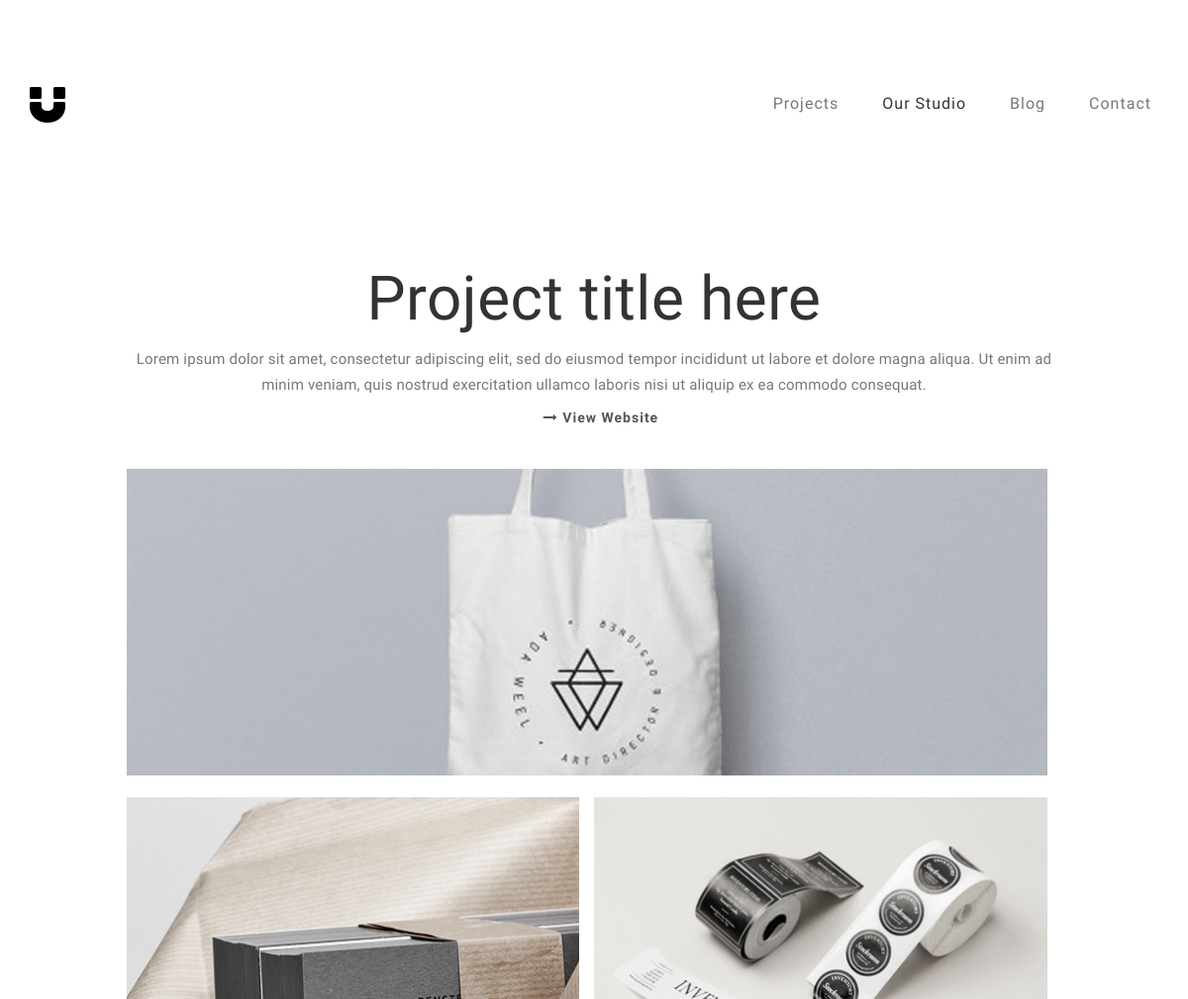
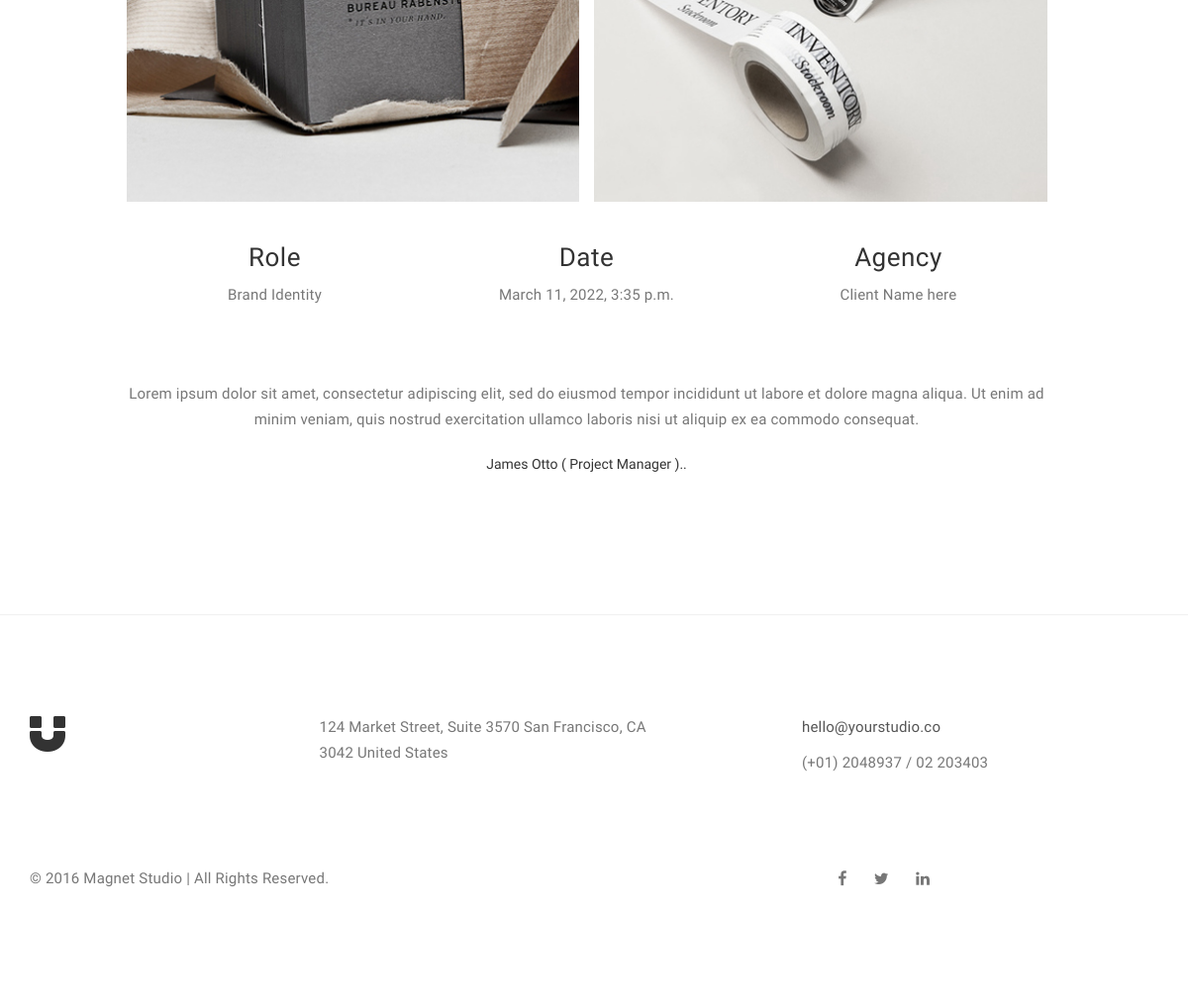
Page /index/1 on the committed database (2 pictures, top to bottom).
### index/models.py (models this page shows, shortened)
class index_Post(models.Model):
    image = models.ImageField(upload_to = 'index_Post/')
    image1 = models.ImageField(upload_to = 'index_Post_detail/', default = '')
    image2 = models.ImageField(upload_to = 'index_Post_detail/', default = '')
    image3 = models.ImageField(upload_to = 'index_Post_detail/', default = '')
    post_name = models.CharField(max_length=20, blank = False, null = False, default='Project Name')
    post_type = models.CharField(max_length=20, blank = False, null = False, default='Null')
    post_title = models.CharField(max_length=127, blank = False, null = False, default='Null')
    post_date = models.DateTimeField(auto_now=True)
    post_client = models.CharField(max_length=20, default='Admin')
    post_text = models.TextField(max_length=300, blank = False, null = False, default='Null')
    post_manager = models.CharField(max_length=50, blank = False, null = False, default='Admin')
    class Meta:
        verbose_name = 'index_Post'
        verbose_name_plural = 'index_Posts'

### index/views.py (the view)
def index_detail(request,pk):
    new_index = index_Post.objects.get(pk=pk)
    return render (request, 'single-project.html', {'index': new_index})

### index/templates/single-project.html (shortened to what this page needs)
{% extends 'base.html' %}
{% load static %}
{% block content %}
<section id="single-project">
     <div class="container">
          <div class="row">
               <div class="col-md-offset-1 col-md-10 col-sm-12">
                    <h1>{{index.post_title}}</h1>
                    <p>{{index.post_text}}</p>
                    <a href="#"><i class="fa fa-long-arrow-right"></i> View Website</a>
                    <div class="col-md-12 col-sm-12">
                         <img src="{{index.image1.url}}" class="img-responsive" alt="Portfolio">
                    </div>
                    <div class="col-md-6 col-sm-6">
                         <img src="{{index.image2.url}}" class="img-responsive" alt="Portfolio">
                    </div>
                    <div class="col-md-6 col-sm-6">
                         <img src="{{index.image3.url}}" class="img-responsive" alt="Portfolio">
                    </div>
                    <div class="col-md-4 col-sm-4">
                         <h3>Role</h3>
                         <p>{{index.post_type}}</p>
                    </div>
                    <div class="col-md-4 col-sm-4">
                         <h3>Date</h3>
                         <p>{{index.post_date}}</p>
                    </div>
                    <div class="col-md-4 col-sm-4">
                         <h3>Agency</h3>
                         <p>{{index.post_client}}</p>
                    </div>
                    <div class="col-md-12 col-sm-12 text-center">
                         <p>{{index.post_text}}</p>
                         <strong>{{index.post_manager}}</strong>
                    </div>
               </div>
          </div>
     </div>
</section>
{% endblock %}

### static/css/style.css (style rules this page uses)
body { background: #ffffff; font-family: 'Work Sans', sans-serif; font-style: normal; font-weight: 300; overflow-x: hidden; }
h1,h2,h3,h4,h5,h6 { font-style: normal; font-weight: 300; letter-spacing: 0.5px; }
h1 { font-size: 62px; padding-bottom: 14px; margin-bottom: 0px; }
h3 { font-size: 26px; }
p { color: #777; font-size: 15px; font-weight: 300; line-height: 26px; letter-spacing: 0.2px; }
strong { font-weight: 400; }
html { -webkit-font-smoothing: antialiased; }
a { color: #4d638c; -webkit-transition: 0.5s; -o-transition: 0.5s; transition: 0.5s; text-decoration: none !important; }
* { -webkit-box-sizing: border-box; -moz-box-sizing: border-box; box-sizing: border-box; }
*:before, *:after { -webkit-box-sizing: border-box; -moz-box-sizing: border-box; box-sizing: border-box; }
#portfolio, #about, #blog, #contact, #single-project, #blog-single-post { padding-top: 80px; padding-bottom: 120px; }
#single-project { text-align: center; }
#single-project .col-md-12, #single-project .col-md-6, #single-project .col-md-4 { padding-left: 0px; padding-bottom: 22px; }
#single-project .col-md-12 { padding-top: 42px; }
#single-project .text-center strong { display: block; padding-top: 12px; }
#single-project a { color: #555; font-weight: bold; letter-spacing: 1px; padding-left: 14px; }

### rows in the picture
index_Post: post_title "Project title here", post_text "Lorem ipsum dolor sit amet, consectetur adipiscing elit, sed do eiusmod tempor incididunt ut labore et dolore magna aliqua. Ut enim ad minim veniam, quis nostrud exercitation ullamco laboris nisi ut aliquip ex ea commodo consequat.", image1 (picture), image2 (picture), image3 (picture), post_type "Brand Identity", post_date "March 11, 2022, 3:35 p.m.", post_client "Client Name here", post_manager "James Otto ( Project Manager ).."
